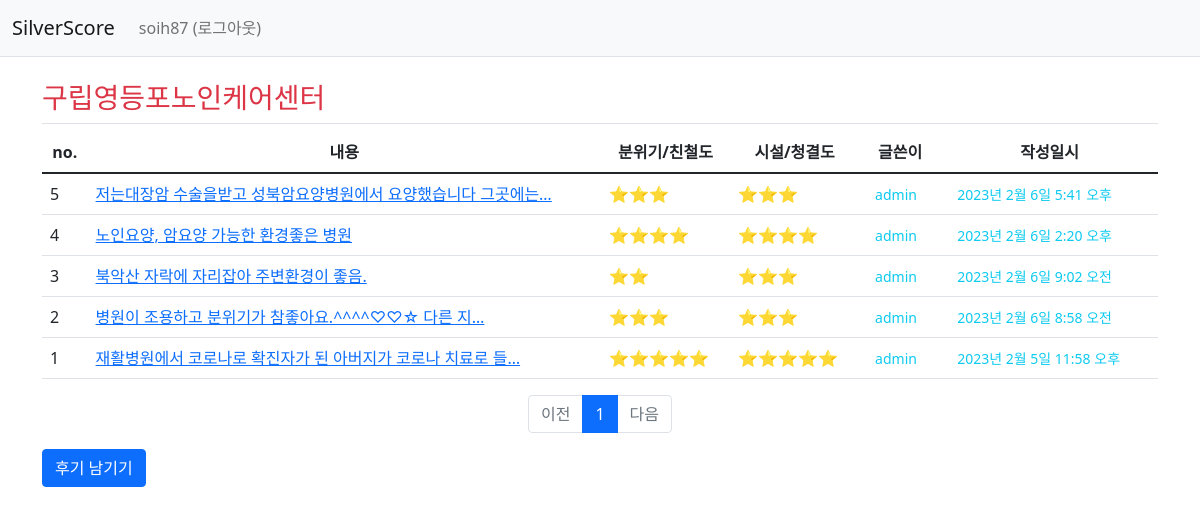
/member/review/list/2/ (signed in), run on the app's committed database.
### member/models.py (models this page shows)
class LongTermAdmin(models.Model):
    id = models.AutoField(primary_key=True)
    longTermAdminSym = models.CharField(max_length=11)
    adminPttnCd = models.CharField(max_length=3)
    siDoCd = models.CharField(max_length=2)
    siGunGuCd = models.CharField(max_length=3)
    adminNm = models.CharField(max_length=100)
    ratingCd = models.CharField(max_length=15, blank=True, null=True)
    ratingDate = models.DateField()
    ratingGrade = models.CharField(max_length=1)
    detailAddr = models.CharField(max_length=1000)
    telNo = models.CharField(max_length=18)
    jaehwalCd = models.CharField(max_length=1, blank=True, null=True)
    chimaeCd = models.CharField(max_length=1, blank=True, null=True)
    photo = models.ImageField(upload_to='images/', null=True)
    longTermPeribRgtDt = models.DateField()
    stpRptDt = models.DateField()
    adminCd = models.CharField(max_length=1)
    sidogungucode = models.ForeignKey(SiDoGunGuCode, on_delete=models.CASCADE)
    adminpttncode = models.ForeignKey(AdminPttnCode, on_delete=models.CASCADE)

class Review(models.Model):
    id = models.BigAutoField(primary_key=True)
    amKind = models.SmallIntegerField(default=0)
    faClean = models.SmallIntegerField(default=0)
    content = models.CharField(max_length=500, blank=True)
    createDate = models.DateTimeField()
    modifyDate = models.DateTimeField(null=True, blank=True)
    user = models.ForeignKey(User, on_delete=models.CASCADE)
    longtermadmin = models.ForeignKey(LongTermAdmin, on_delete=models.CASCADE)

### member/views.py (the view)
# urls.py: path('review/list/<int:longtermadmin_id>/', views.review_index, name='review_index'),
def review_index(request, longtermadmin_id):
    longtermadmin = get_object_or_404(LongTermAdmin, pk=longtermadmin_id)
    page = request.GET.get('page', 1)   # 페이지
    review_list = Review.objects.filter(longtermadmin_id=longtermadmin_id).order_by('-createDate')
    paginator = Paginator(review_list, 10)    # 페이지당 10개씩 보여주기
    page_obj = paginator.get_page(page)
    context = {'longtermadmin': longtermadmin, 'review_list': page_obj}
    return render(request, 'member/review_list.html', context)

### member/templatetags/member_filter.py (called while the page is built)
@register.filter
def sub(value, arg):
    return value - arg

### templates/member/review_list.html (shortened to what this page needs)
<!DOCTYPE html>
<html lang="en">
<head>
</head>
<body>
{% extends 'base.html' %}
{% load member_filter %}
{% block content %}
<div class="container my-3">
    <h3 class="border-bottom py-2 text-danger">{{ longtermadmin.adminNm }}</h3>
    <table class="table">
        <thead class="thead-dark">
        <tr class="text-center">
            <th>no.</th>
            <th style="width:46%">내용</th>
            <th>분위기/친철도</th>
            <th>시설/청결도</th>
            <th>글쓴이</th>
            <th>작성일시</th>
        </tr>
        </thead>
        <tbody>
        {% if review_list %}
        {% for review in review_list %}
        <tr class="text-left">
            <td>
                {{ review_list.paginator.count|sub:review_list.start_index|sub:forloop.counter0|add:1 }}
            </td>
            <td class="text-start">
                <a href="{% url 'member:review_detail' review.id %}">{{ review.content|truncatechars:34 }}</a>
            </td>
            <td>{% for i in ""|ljust:review.amKind %}⭐{% endfor %}</td>
            <td>{% for i in ""|ljust:review.faClean %}⭐{% endfor %}</td>
            <td><span class="text-info small mx-2">{{ review.user.username }}</span></td>
            <td><span class="text-info small mx-2">{{ review.createDate }}</span></td>
        </tr>
        {% endfor %}
        {% else %}
        <tr>
            <td colspan="4">후기가 없습니다.</td>
        </tr>
        {% endif %}
        </tbody>
    </table>
    <ul class="pagination justify-content-center">
        {% if review_list.has_previous %}
        <li class="page-item">
            <a class="page-link" href="?page={{ review_list.previous_page_number }}">이전</a>
        </li>
        {% else %}
        <li class="page-item disabled">
            <a class="page-link" tabindex="-1" aria-disabled="true" href="#">이전</a>
        </li>
        {% endif %}
        {% for page_number in review_list.paginator.page_range %}
        {% if page_number >= review_list.number|add:-5 and page_number <= review_list.number|add:5 %}
        {% if page_number == review_list.number %}
        <li class="page-item active" aria-current="page">
            <a class="page-link" href="?page={{ page_number }}">{{ page_number }}</a>
        </li>
        {% else %}
        <li class="page-item">
            <a class="page-link" href="?page={{ page_number }}">{{ page_number }}</a>
        </li>
        {% endif %}
        {% endif %}
        {% endfor %}
        {% if review_list.has_next %}
        <li class="page-item">
            <a class="page-link" href="?page={{ review_list.next_page_number }}">다음</a>
        </li>
        {% else %}
        <li class="page-item disabled">
            <a class="page-link" tabindex="-1" aria-disabled="true" href="#">다음</a>
        </li>
        {% endif %}
    </ul>
    <a href="{% url 'member:review_create' longtermadmin.id %}" class="btn btn-primary">후기 남기기</a>
</div>
{% endblock %}

### templates/navbar.html (shortened to what this page needs)
<!DOCTYPE html>
<html lang="en">
<head>
</head>
<body>
<nav class="navbar navbar-expand-lg navbar-light bg-light border-bottom">
    <div class="container-fluid">
        <a class="navbar-brand" href="{% url 'care:index' %}">SilverScore</a>
        <div class="collapse navbar-collapse" id="navbarSupportedContent">
            <ul class="navbar-nav me-auto mb-2 mb-lg-0">
                <li class="nav-item" >
                    {% if user.is_authenticated %}
                    <a class="nav-link" href="{% url 'common:logout' %}">{{ user.username }} (로그아웃)</a>
                    {% else %}
                    <a class="nav-link" href="{% url 'common:login' %}">로그인</a>
                    {% endif %}
                </li>
            </ul>
        </div>
    </div>
</nav>
</body>
</html>

### data on the page
LongTermAdmin: adminNm "구립영등포노인케어센터"
Review: paginator.count|sub "5", content "저는대장암 수술을받고 성북암요양병원에서 요양했습니다 그곳에는…", amKind 3 (drawn), faClean 3 (drawn), user.username "admin", createDate "2023년 2월 6일 5:41 오후"
Review: paginator.count|sub "4", content "노인요양, 암요양 가능한 환경좋은 병원", amKind 4 (drawn), faClean 4 (drawn), user.username "admin", createDate "2023년 2월 6일 2:20 오후"
Review: paginator.count|sub "3", content "북악산 자락에 자리잡아 주변환경이 좋음.", amKind 2 (drawn), faClean 3 (drawn), user.username "admin", createDate "2023년 2월 6일 9:02 오전"
Review: paginator.count|sub "2", content "병원이 조용하고 분위기가 참좋아요.^^^^♡♡☆ 다른 지…", amKind 3 (drawn), faClean 3 (drawn), user.username "admin", createDate "2023년 2월 6일 8:58 오전"
Review: paginator.count|sub "1", content "재활병원에서 코로나로 확진자가 된 아버지가 코로나 치료로 들…", amKind 5 (drawn), faClean 5 (drawn), user.username "admin", createDate "2023년 2월 5일 11:58 오후"

### other printed values
{{ user.username }} "soih87"
{{ page_number }} "1"
